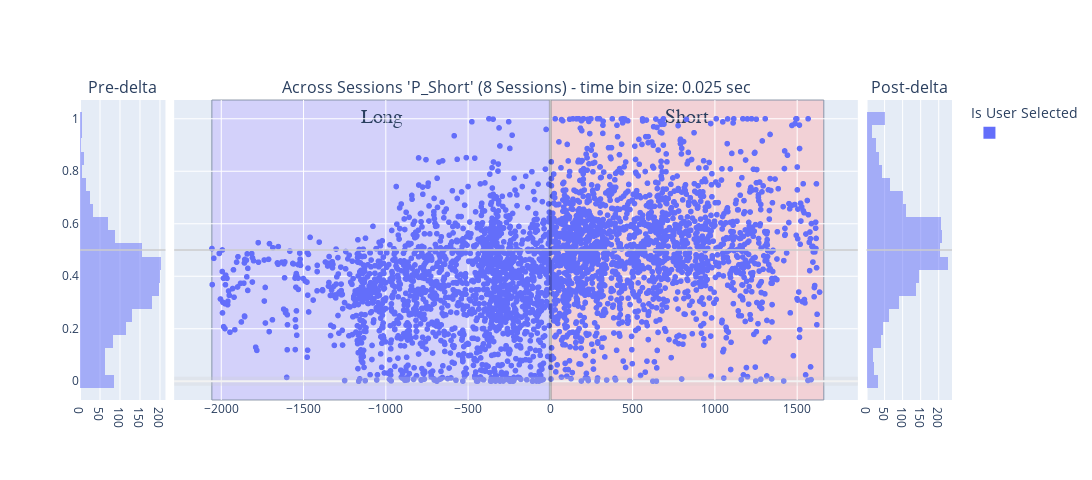

Source (notebook cell):
### Code cell
histogram_bins = 25
# concatenated_ripple_df = deepcopy(df)

# ripple_title_prefix = 'test'
# # Create a bubble chart for ripples
# ripple_num_unique_sessions: int = concatenated_ripple_df.session_name.nunique(dropna=True) # number of unique sessions, ignoring the NA entries
# # ripple_num_unique_time_bins: int = concatenated_ripple_df.time_bin_size.nunique(dropna=True)
# ripple_title_string_suffix: str = f'{ripple_num_unique_sessions} Sessions'
# ripple_title: str = f"{ripple_title_prefix} - {ripple_title_string_suffix}"
# fig_ripples = _helper_build_figure(data_results_df=concatenated_ripple_df, histogram_bins=histogram_bins, earliest_delta_aligned_t_start=earliest_delta_aligned_t_start, latest_delta_aligned_t_end=latest_delta_aligned_t_end, enabled_time_bin_sizes=None,
#                                     main_plot_mode='separate_row_per_session', title=ripple_title)

# concatenated_ripple_df = deepcopy(concatenated_ripple_df)
# concatenated_ripple_df = deepcopy(all_sessions_ripple_df)
# concatenated_ripple_df = deepcopy(all_sessions_ripple_time_bin_df)
concatenated_ripple_df = deepcopy(all_sessions_all_scores_ripple_df)
# concatenated_ripple_df = deepcopy(single_time_bin_size_all_sessions_ripple_df)
concatenated_ripple_df
# ['longest_sequence_length_ratio_diff', 'direction_change_bin_ratio_diff', 'congruent_dir_bins_ratio_diff', 'total_congruent_direction_change_diff']


# variable_name = 'P_Long'
variable_name = 'P_Short' # Shows expected effect - short-only replay prior to delta and then split replays post-delta
# variable_name = 'long_best_pf_peak_x_pearsonr'
# variable_name = 'long_best_jump'
# variable_name = 'wcorr_abs_diff'
# variable_name = 'pearsonr_abs_diff'
# variable_name = 'direction_change_bin_ratio_diff'
# variable_name = 'longest_sequence_length_ratio_diff'
# variable_name = 'long_best_longest_sequence_length_ratio'
# variable_name = 'long_best_congruent_dir_bins_ratio'
# variable_name = 'congruent_dir_bins_ratio_diff'
# variable_name = 'total_congruent_direction_change_diff'
# variable_name = 'long_best_congruent_dir_bins_ratio'
# variable_name = 'long_best_direction_change_bin_ratio'
# variable_name = 'long_best_congruent_dir_bins_ratio'
# 'color':'is_user_annotated_epoch'
# 'color': 'is_user_annotated_epoch', 

px_scatter_kwargs = {'x': 'delta_aligned_start_t', 'y': variable_name, 'color':"is_user_annotated_epoch", 'title': f"'{variable_name}'"} # , 'color': 'time_bin_size', 'range_y': [-1.0, 1.0], 'labels': {'session_name': 'Session', 'time_bin_size': 'tbin_size', 'is_user_annotated_epoch':'user_sel'}

px_scatter_kwargs.pop('color')

# hist_kwargs = dict(color="time_bin_size")
hist_kwargs = dict(color="is_user_annotated_epoch") # , histnorm='probability density'
hist_kwargs.pop('color')
new_fig_ripples, new_fig_ripples_context = plotly_pre_post_delta_scatter(data_results_df=concatenated_ripple_df, out_scatter_fig=None, histogram_bins=histogram_bins,
                        px_scatter_kwargs=px_scatter_kwargs, histogram_variable_name=variable_name, hist_kwargs=hist_kwargs, forced_range_y=None,
                        time_delta_tuple=(earliest_delta_aligned_t_start, 0.0, latest_delta_aligned_t_end), legend_title_text='Is User Selected', is_dark_mode=is_dark_mode)
new_fig_ripples = new_fig_ripples.update_layout(fig_size_kwargs)

_extras_output_dict = {}
_extras_output_dict["y_mid_line"] = new_fig_ripples.add_hline(y=0.5, line=dict(color="rgba(0.8,0.8,0.8,.75)", width=2), row='all', col='all')

# # Update layout to add a title to the legend
# new_fig_ripples.update_layout(
#     legend_title_text='Is User Selected'  # Add a title to the legend
# )

# fig_to_clipboard(new_fig_ripples, **fig_size_kwargs)
figure_out_paths = save_plotly(a_fig=new_fig_ripples, a_fig_context=figure_ripples_context)
new_fig_ripples

### Figure 1 — Plotly figure (JSON) as saved in the notebook; plotly's stock layout.template omitted (floating-point values rounded to 4 significant figures; data arrays with more than 128 entries replaced by an {"elided": "..."} marker saying what was removed)
{"data": [{"alignmentgroup": "True", "bingroup": "y", "hovertemplate": "count=%{x}<br>P_Short=%{y}<extra></extra>", "legendgroup": "", "marker": {"color": "#636efa", "opacity": 0.5, "pattern": {"shape": ""}}, "name": "", "nbinsy": 25, "offsetgroup": "", "orientation": "h", "showlegend": true, "type": "histogram", "xaxis": "x", "y": {"elided": "1733 float values"}, "yaxis": "y"}, {"hovertemplate": "delta_aligned_start_t=%{x}<br>P_Short=%{y}<extra></extra>", "legendgroup": "", "marker": {"color": "#636efa", "symbol": "circle"}, "mode": "markers", "name": "", "showlegend": false, "type": "scattergl", "x": {"elided": "3606 float values"}, "xaxis": "x2", "y": {"elided": "3606 float values"}, "yaxis": "y2"}, {"alignmentgroup": "True", "bingroup": "y", "hovertemplate": "count=%{x}<br>P_Short=%{y}<extra></extra>", "legendgroup": "", "marker": {"color": "#636efa", "opacity": 0.5, "pattern": {"shape": ""}}, "name": "", "nbinsy": 25, "offsetgroup": "", "orientation": "h", "showlegend": false, "type": "histogram", "xaxis": "x3", "y": {"elided": "1873 float values"}, "yaxis": "y3"}], "layout": {"annotations": [{"font": {"size": 16}, "showarrow": false, "text": "Pre-delta", "x": 0.049, "xanchor": "center", "xref": "paper", "y": 1, "yanchor": "bottom", "yref": "paper"}, {"font": {"size": 16}, "showarrow": false, "text": "Across Sessions 'P_Short' (8 Sessions) - time bin size: 0.025 sec", "x": 0.5, "xanchor": "center", "xref": "paper", "y": 1, "yanchor": "bottom", "yref": "paper"}, {"font": {"size": 16}, "showarrow": false, "text": "Post-delta", "x": 0.951, "xanchor": "center", "xref": "paper", "y": 1, "yanchor": "bottom", "yref": "paper"}], "barmode": "overlay", "height": 480, "legend": {"title": {"text": "Is User Selected"}}, "shapes": [{"line": {"color": "rgba(0.8,0.8,0.8,.25)", "width": 9}, "type": "line", "x0": 0, "x1": 1, "xref": "x2 domain", "y0": 0, "y1": 0, "yref": "y2"}, {"line": {"color": "rgba(1,1,1,.25)", "width": 3}, "type": "line", "x0": 0, "x1": 0, "xref": "x2", "y0": 0, "y1": 1, "yref": "y2 domain"}, {"fillcolor": "#c2b8ff", "label": {"font": {"family": "Times New Roman", "size": 20}, "text": "Long", "textposition": "top center"}, "layer": "below", "line": {"width": 1}, "opacity": 0.5, "type": "rect", "x0": -2057.0, "x1": 0, "xref": "x2", "y0": 0, "y1": 1, "yref": "y2 domain"}, {"fillcolor": "#ffb8b8", "label": {"font": {"family": "Times New Roman", "size": 20}, "text": "Short", "textposition": "top center"}, "layer": "below", "line": {"width": 1}, "opacity": 0.5, "type": "rect", "x0": 0, "x1": 1662.0, "xref": "x2", "y0": 0, "y1": 1, "yref": "y2 domain"}, {"line": {"color": "rgba(0.8,0.8,0.8,.75)", "width": 2}, "type": "line", "x0": 0, "x1": 1, "xref": "x domain", "y0": 0.5, "y1": 0.5, "yref": "y"}, {"line": {"color": "rgba(0.8,0.8,0.8,.75)", "width": 2}, "type": "line", "x0": 0, "x1": 1, "xref": "x2 domain", "y0": 0.5, "y1": 0.5, "yref": "y2"}, {"line": {"color": "rgba(0.8,0.8,0.8,.75)", "width": 2}, "type": "line", "x0": 0, "x1": 1, "xref": "x3 domain", "y0": 0.5, "y1": 0.5, "yref": "y3"}], "width": 1650, "xaxis": {"anchor": "y", "domain": [0, 0.098]}, "xaxis2": {"anchor": "y2", "domain": [0.108, 0.892]}, "xaxis3": {"anchor": "y3", "domain": [0.902, 1]}, "yaxis": {"anchor": "x", "domain": [0, 1]}, "yaxis2": {"anchor": "x2", "domain": [0, 1], "matches": "y", "showticklabels": false}, "yaxis3": {"anchor": "x3", "domain": [0, 1], "matches": "y", "showticklabels": false}}}
